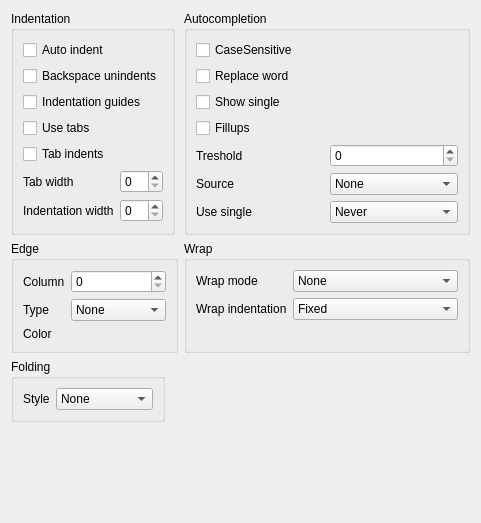
<?xml version="1.0" encoding="UTF-8"?>
<ui version="4.0">
 <class>EditorSettings</class>
 <widget class="QWidget" name="EditorSettings">
  <property name="geometry">
   <rect>
    <x>0</x>
    <y>0</y>
    <width>481</width>
    <height>523</height>
   </rect>
  </property>
  <property name="windowTitle">
   <string>Form</string>
  </property>
  <layout class="QFormLayout" name="formLayout_4">
   <item row="0" column="1">
    <widget class="QGroupBox" name="groupBox_2">
     <property name="sizePolicy">
      <sizepolicy hsizetype="Preferred" vsizetype="Minimum">
       <horstretch>0</horstretch>
       <verstretch>0</verstretch>
      </sizepolicy>
     </property>
     <property name="title">
      <string>Autocompletion</string>
     </property>
     <layout class="QGridLayout" name="gridLayout_2">
      <item row="0" column="0">
       <widget class="QCheckBox" name="autocompletionCaseSensitive">
        <property name="text">
         <string>CaseSensitive</string>
        </property>
       </widget>
      </item>
      <item row="1" column="0">
       <widget class="QCheckBox" name="autocompletionReplaceWord">
        <property name="text">
         <string>Replace word</string>
        </property>
       </widget>
      </item>
      <item row="2" column="0">
       <widget class="QCheckBox" name="autocompletionShowSingle">
        <property name="text">
         <string>Show single</string>
        </property>
       </widget>
      </item>
      <item row="3" column="0">
       <widget class="QCheckBox" name="autocompletionFillups">
        <property name="text">
         <string>Fillups</string>
        </property>
       </widget>
      </item>
      <item row="4" column="0">
       <layout class="QHBoxLayout" name="horizontalLayout">
        <property name="sizeConstraint">
         <enum>QLayout::SetDefaultConstraint</enum>
        </property>
        <item>
         <widget class="QLabel" name="label_4">
          <property name="text">
           <string>Treshold</string>
          </property>
         </widget>
        </item>
        <item>
         <widget class="QSpinBox" name="autocompletionTreshold"/>
        </item>
       </layout>
      </item>
      <item row="5" column="0">
       <layout class="QHBoxLayout" name="horizontalLayout_2">
        <item>
         <widget class="QLabel" name="label_5">
          <property name="text">
           <string>Source</string>
          </property>
         </widget>
        </item>
        <item>
         <widget class="QComboBox" name="autocompletionSource">
          <item>
           <property name="text">
            <string>None</string>
           </property>
          </item>
          <item>
           <property name="text">
            <string>All</string>
           </property>
          </item>
          <item>
           <property name="text">
            <string>Document</string>
           </property>
          </item>
          <item>
           <property name="text">
            <string>APIs</string>
           </property>
          </item>
         </widget>
        </item>
       </layout>
      </item>
      <item row="6" column="0">
       <layout class="QHBoxLayout" name="horizontalLayout_3">
        <item>
         <widget class="QLabel" name="label_6">
          <property name="text">
           <string>Use single</string>
          </property>
         </widget>
        </item>
        <item>
         <widget class="QComboBox" name="autocompletionUseSingle">
          <item>
           <property name="text">
            <string>Never</string>
           </property>
          </item>
          <item>
           <property name="text">
            <string>Explicit</string>
           </property>
          </item>
          <item>
           <property name="text">
            <string>Always</string>
           </property>
          </item>
         </widget>
        </item>
       </layout>
      </item>
     </layout>
    </widget>
   </item>
   <item row="0" column="0">
    <widget class="QGroupBox" name="groupBox_3">
     <property name="minimumSize">
      <size>
       <width>0</width>
       <height>20</height>
      </size>
     </property>
     <property name="title">
      <string>Indentation</string>
     </property>
     <layout class="QVBoxLayout" name="verticalLayout">
      <item>
       <widget class="QCheckBox" name="autoIndent">
        <property name="text">
         <string>Auto indent</string>
        </property>
       </widget>
      </item>
      <item>
       <widget class="QCheckBox" name="backspaceUnindents">
        <property name="text">
         <string>Backspace unindents</string>
        </property>
       </widget>
      </item>
      <item>
       <widget class="QCheckBox" name="indentationGuides">
        <property name="text">
         <string>Indentation guides</string>
        </property>
       </widget>
      </item>
      <item>
       <widget class="QCheckBox" name="useTabs">
        <property name="text">
         <string>Use tabs</string>
        </property>
       </widget>
      </item>
      <item>
       <widget class="QCheckBox" name="tabIndents">
        <property name="text">
         <string>Tab indents</string>
        </property>
       </widget>
      </item>
      <item>
       <layout class="QFormLayout" name="formLayout_5">
        <item row="2" column="1">
         <widget class="QSpinBox" name="indentationWidth"/>
        </item>
        <item row="1" column="1">
         <widget class="QSpinBox" name="tabWIdth"/>
        </item>
        <item row="1" column="0">
         <widget class="QLabel" name="label_8">
          <property name="text">
           <string>Tab width</string>
          </property>
         </widget>
        </item>
        <item row="2" column="0">
         <widget class="QLabel" name="label_7">
          <property name="text">
           <string>Indentation width</string>
          </property>
         </widget>
        </item>
       </layout>
      </item>
     </layout>
    </widget>
   </item>
   <item row="1" column="0">
    <widget class="QGroupBox" name="groupBox">
     <property name="title">
      <string>Edge</string>
     </property>
     <layout class="QFormLayout" name="formLayout">
      <property name="fieldGrowthPolicy">
       <enum>QFormLayout::AllNonFixedFieldsGrow</enum>
      </property>
      <item row="1" column="0">
       <widget class="QLabel" name="label">
        <property name="text">
         <string>Column</string>
        </property>
       </widget>
      </item>
      <item row="1" column="1">
       <widget class="QSpinBox" name="edgeColumn"/>
      </item>
      <item row="2" column="0">
       <widget class="QLabel" name="label_2">
        <property name="text">
         <string>Type</string>
        </property>
       </widget>
      </item>
      <item row="2" column="1">
       <widget class="QComboBox" name="edgeType">
        <item>
         <property name="text">
          <string>None</string>
         </property>
        </item>
        <item>
         <property name="text">
          <string>Line</string>
         </property>
        </item>
        <item>
         <property name="text">
          <string>Background</string>
         </property>
        </item>
       </widget>
      </item>
      <item row="3" column="0">
       <widget class="QLabel" name="label_3">
        <property name="text">
         <string>Color</string>
        </property>
       </widget>
      </item>
     </layout>
    </widget>
   </item>
   <item row="2" column="0">
    <widget class="QGroupBox" name="groupBox_4">
     <property name="title">
      <string>Folding</string>
     </property>
     <layout class="QFormLayout" name="formLayout_3">
      <item row="0" column="0">
       <widget class="QLabel" name="label_11">
        <property name="text">
         <string>Style</string>
        </property>
       </widget>
      </item>
      <item row="0" column="1">
       <widget class="QComboBox" name="foldingStyle">
        <item>
         <property name="text">
          <string>None</string>
         </property>
        </item>
        <item>
         <property name="text">
          <string>Plain</string>
         </property>
        </item>
        <item>
         <property name="text">
          <string>Circled</string>
         </property>
        </item>
        <item>
         <property name="text">
          <string>Boxed</string>
         </property>
        </item>
        <item>
         <property name="text">
          <string>Circled Tree</string>
         </property>
        </item>
        <item>
         <property name="text">
          <string>Boxed Tree</string>
         </property>
        </item>
       </widget>
      </item>
     </layout>
    </widget>
   </item>
   <item row="1" column="1">
    <widget class="QGroupBox" name="groupBox_5">
     <property name="title">
      <string>Wrap</string>
     </property>
     <layout class="QFormLayout" name="formLayout_2">
      <item row="0" column="0">
       <widget class="QLabel" name="label_9">
        <property name="text">
         <string>Wrap mode</string>
        </property>
       </widget>
      </item>
      <item row="0" column="1">
       <widget class="QComboBox" name="wrapMode">
        <item>
         <property name="text">
          <string>None</string>
         </property>
        </item>
        <item>
         <property name="text">
          <string>By text</string>
         </property>
        </item>
        <item>
         <property name="text">
          <string>By border</string>
         </property>
        </item>
       </widget>
      </item>
      <item row="1" column="0">
       <widget class="QLabel" name="label_10">
        <property name="text">
         <string>Wrap indentation</string>
        </property>
       </widget>
      </item>
      <item row="1" column="1">
       <widget class="QComboBox" name="wrapIndentation">
        <item>
         <property name="text">
          <string>Fixed</string>
         </property>
        </item>
        <item>
         <property name="text">
          <string>Same</string>
         </property>
        </item>
        <item>
         <property name="text">
          <string>Indented</string>
         </property>
        </item>
       </widget>
      </item>
     </layout>
    </widget>
   </item>
  </layout>
 </widget>
 <resources/>
 <connections/>
</ui>
